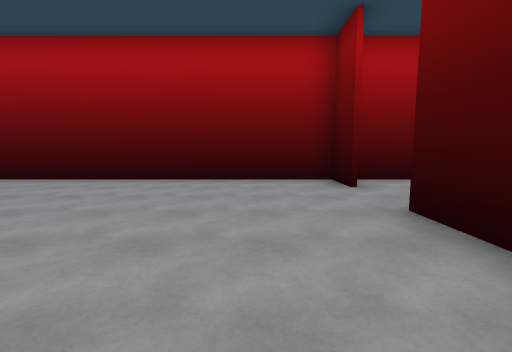
[1] (above)

24 first-person views from a walk through a Unity game level. The camera is 1.5 m above the floor, tilts 6° down and sees 90° across. The floor is counted in squares, 2 m on a side. Each view is taken from the middle of a square. On the plan, view 1 faces up. The plan holds only what a view shows up to about 9 squares ahead; the rest is blank. The place goes on beyond the plan. The player character is not drawn. Some animated figures are left out.

[2]
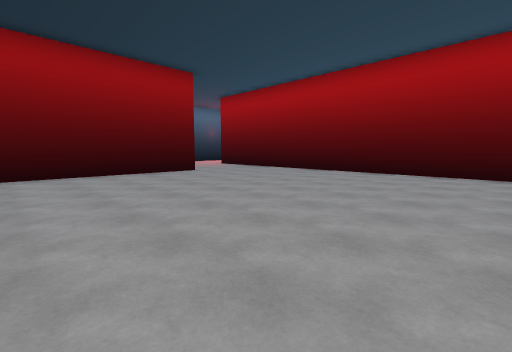

[3]
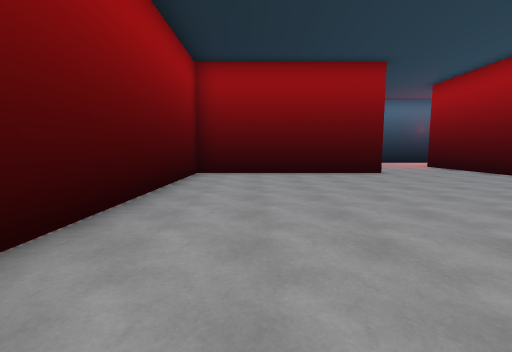

[4]
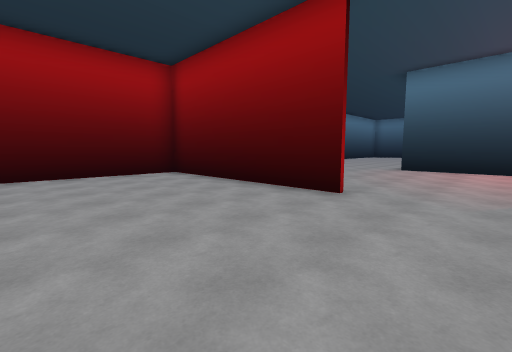

[5]
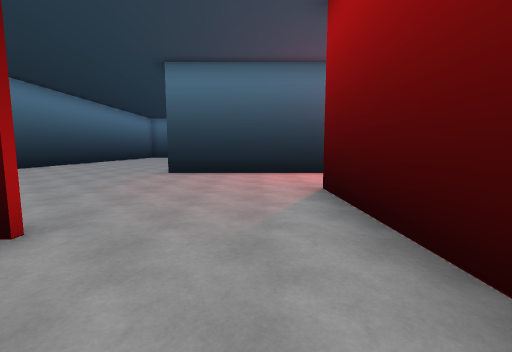

[6]
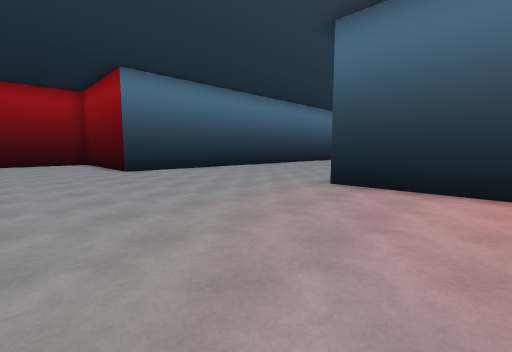

[7]
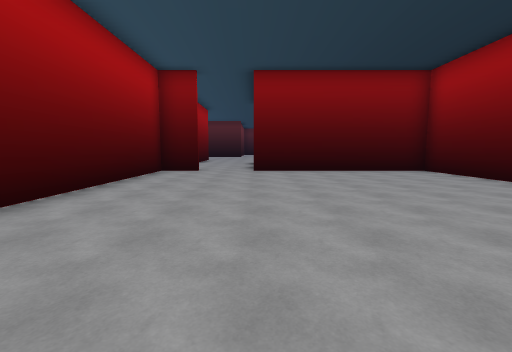

[8]
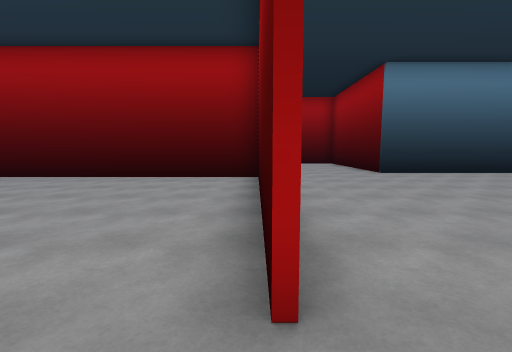

[9]
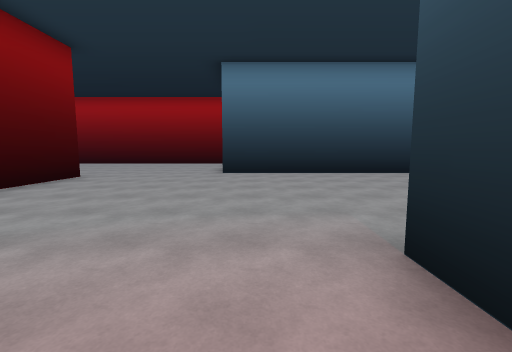

[10]
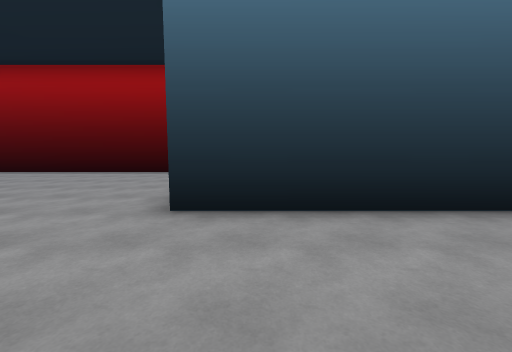

[11]
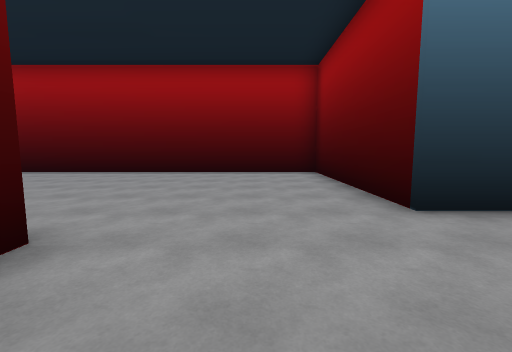

[12]
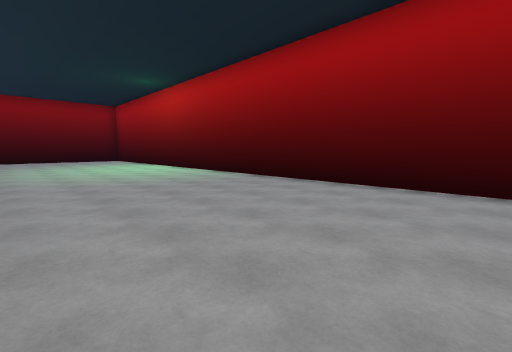

[13]
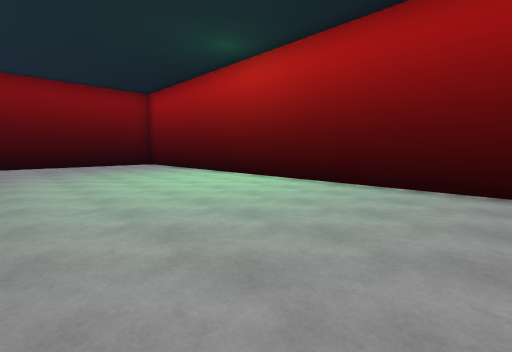

[14]
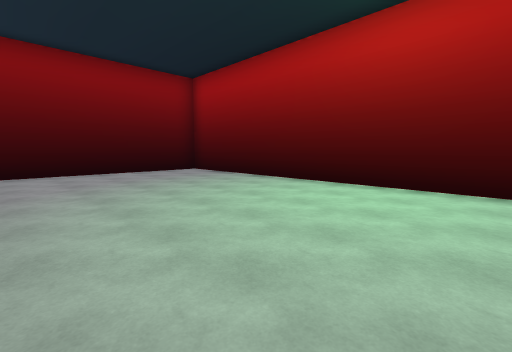

[15]
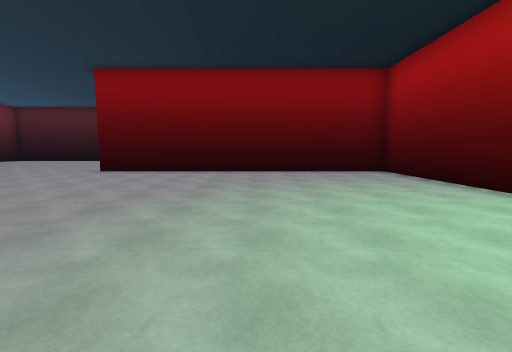

[16]
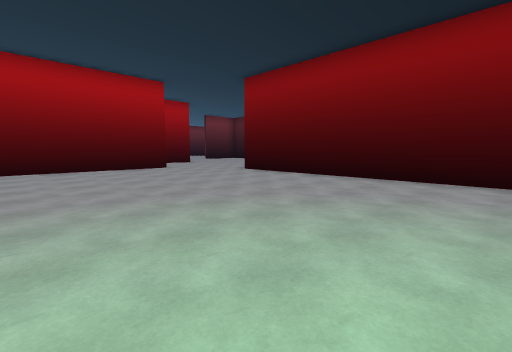

[17]
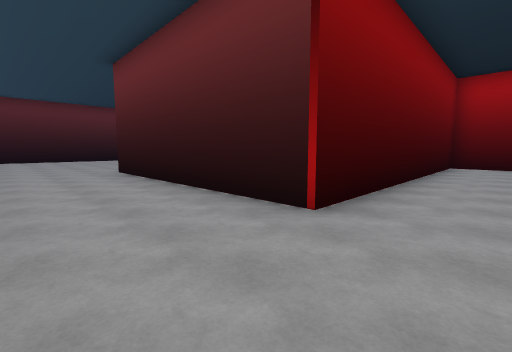

[18]
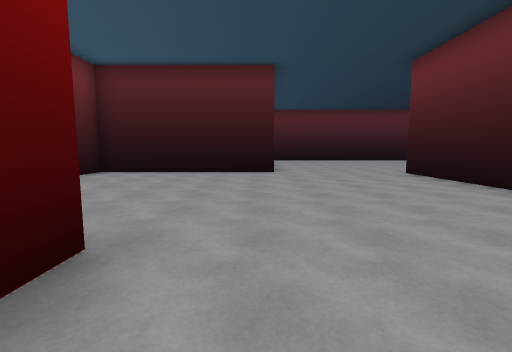

[19]
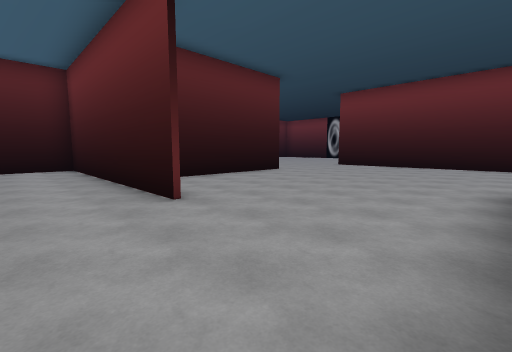

[20]
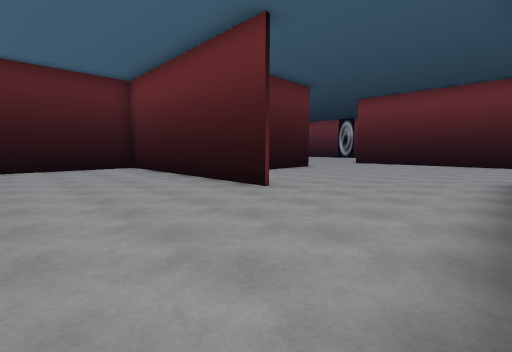

[21]
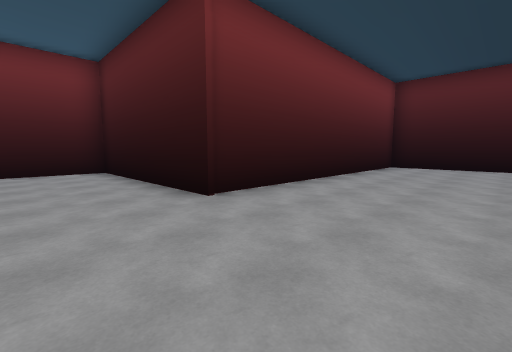

[22]
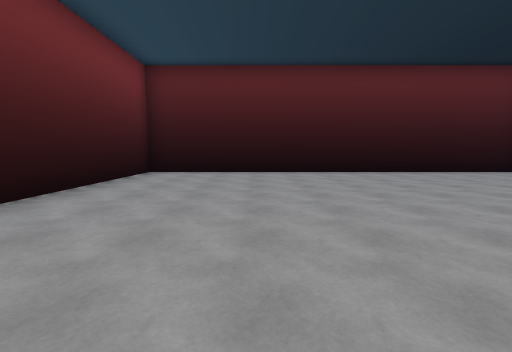

[23]
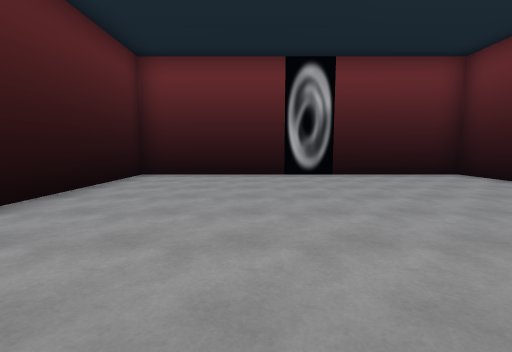

[24]
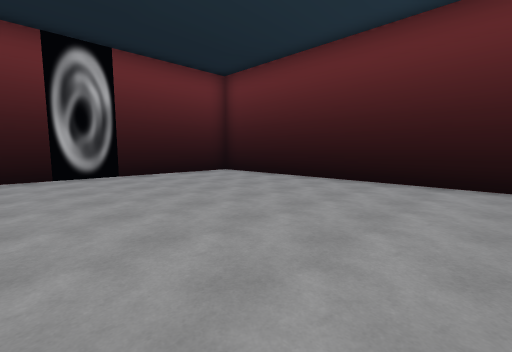

### Floor plan
Points are (right, up) in squares from view 1. A wall is a line through its corners. A room is listed if a view was taken in it or the views show most of it. See-through windows are left out.
Room 1 (views 1, 2, 3, 4, 5, 6, 7, 8, 9, 10, 11)
walls: (-9.1, 3) (-9.1, -2.9) (1.9, -2.9) (1.9, 3.1); (-8.2, 6.3) (-11.9, 6.3); (-9.2, -3) (-9.2, -0.8); (-15.1, 5.5) (-15.1, 2.1); (1.9, 5) (1.9, 6.4); (2.4, 6.3) (-6.4, 6.3); (-16.5, -4.1) (-13, -4.1)
ways out: opening at (-11, -3.7) to room 2; opening at (2, 4.5) to room 2; opening at (-13.5, 6.5)
Room 2 (views 12, 13, 14, 15, 16, 17, 18, 19, 20, 21, 22, 23, 24)
walls: (5.9, 3) (2.9, 3); (10.9, 6.3) (10.1, 6.3); (3.9, 6.3) (2.4, 6.3); (14.5, 10.2) (21.7, 10.2) (21.7, 14.1); (-13, -4.1) (-13, -9.3) (9.7, -9.3) (9.7, 0.3) (17, 0.3) (17, -7.6) (26.4, -7.6) (26.4, 4.5) (17.3, 4.5) (17.3, 10.1) (14.9, 10.1)
ways out: opening at (-11, -3.7) to room 1; opening at (2, 4.5) to room 1; opening at (21.5, -8)

Positions as (right, up) in squares from view 1, and headings:
1: (0, 0), facing up
2: (-1, -2), facing up-left
3: (-1, -1), facing left
4: (-5, 5), facing down-left
5: (-7, 5), facing left
6: (-10, 5), facing down-left
7: (-7, 3), facing right
8: (-9, 4), facing down
9: (-14, 4), facing down
10: (-14, -1), facing down
11: (-11, -1), facing down
12: (-8, -4), facing down-right
13: (-3, -4), facing down-right
14: (1, -4), facing down-right
15: (1, -5), facing right
16: (3, -7), facing up-right
17: (8, 3), facing down-right
18: (9, 5), facing right
19: (11, 12), facing down-right
20: (11, 14), facing down-right
21: (15, 1), facing up-right
22: (18, 1), facing right
23: (23, 0), facing down
24: (23, 0), facing down-left
